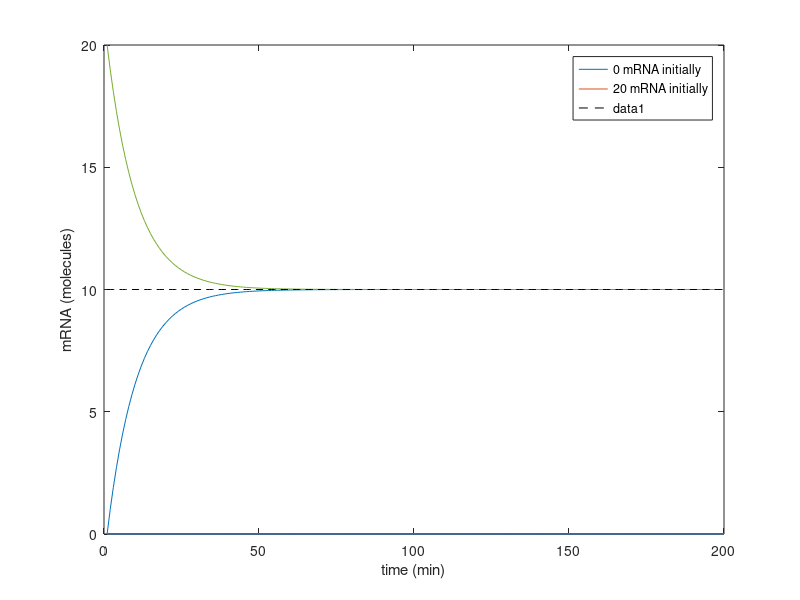

Here is the MATLAB script that generated this plot:
%Modelling a Constitutively Expressed Gene

%Let's consider two different cases: One where we start with no mRNA
%molecules, and one where we start with 20 mRNA molecules

%Model Parameters
N0a=0;      %mRNA molecules at t=0
N0b=20;     %mRNA molecules at t=0
r=10;       %mRNA/min
gamma=1;    %in 1/min
dt=0.1;     %in minutes
tmax=20;    %in minutes

%Create Matrices
Na=zeros(tmax/dt);
Nb=zeros(tmax/dt);

%Seed each matrix with its respective initial condition
Na(1)=N0a;
Nb(1)=N0b;

for i=2:tmax/dt
    Na(i)=Na(i-1)+(r*dt)-(Na(i-1)*gamma*dt);
    Nb(i)=Nb(i-1)+(r*dt)-(Nb(i-1)*gamma*dt);
end

plot(Na)
hold on
plot(Nb)
xlabel('time (min)')
ylabel('mRNA (molecules)')
legend('0 mRNA initially', '20 mRNA initially')
hold off

%To estimate the time to reach steady state, I'm going to plot a horizontal
%line at r/gamma.

hold on
plot(ones(tmax/dt,1)*r/gamma, '--k')
%Prof Garcia plotted this as plot(ones(tmax/dt,1)*r/gamma*2/3, '--k'), and
%only had the bottom half of the original curve. Not sure why.
hold off
